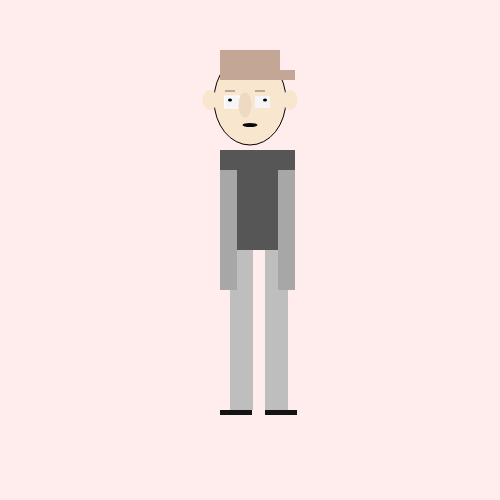
Frame 1 (no input)
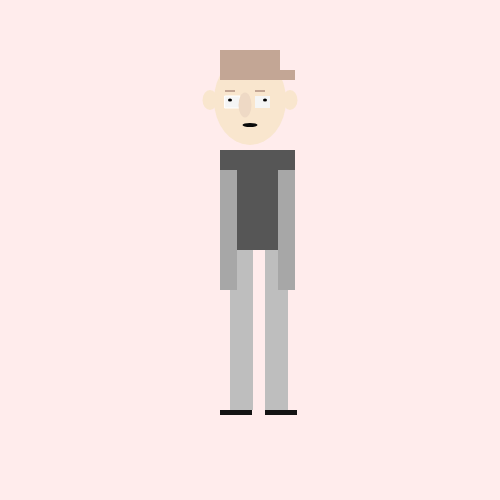
Frame 60 (no input)
Frame 120 (the mouse pressed at the canvas centre since frame 60): identical to frame 60, image omitted

The p5.js sketch that drew these frames (run headless with seeded random() and noise() and a simulated clock; from frame 60 on, the mouse is pressed at the canvas centre):

// p5.js sketch
// ── sketch.js
// Isabelle Simek, is9880@bard.edu, 2/12/17, i worked on this assignment alone.
// i feel i was successful in this assignment, while my avatar does not resemble me physically very much i think in spirit we are matched.  also i feel that a lot of hte fun in designing an avatar is where it deviates from how you look.  the translation from text to image was a tough thing to figure out, and part of why i avoided shapes that required more precision with placement. the trial and error process for me was very frustrating. 
function setup() {
    createCanvas(500, 500); 
}

function draw() {
    background(255, 236, 236);   
      //head
    fill(249, 230, 206)
   ellipse(250, 100, 72, 90);
    stroke(255);
    //glasses left
    fill(245);
    rect(225, 96, 15, 12);
    //eye left
    noStroke();
    fill(0);
    ellipse(230, 100, 4, 3);
    //nose
    fill(238, 217, 197);
    ellipse(245, 105, 13, 25);
    //glasses right
     fill(245);
    rect(255, 96, 15, 12);
    //eye right
    fill(0);
    ellipse(265, 100, 4, 3);
    //mouth
    fill(10);
    ellipse(250, 125, 15, 4);
    //eyebrow1
    fill(195, 166, 149);
    rect(225, 90, 10, 2);
    //eyebrow2
    rect(255, 90, 10, 2);
    //ear
    fill(249, 230, 206);
    ellipse(290, 100, 15, 20);
    fill(249, 230, 206);
    ellipse(210, 100, 15, 20);
    //shirt
    fill(86);
    rect(220, 150, 75, 100);
    //legs
    fill(190);
    rect(265, 250, 23, 160);
    rect(230, 250, 23, 160);
    //arms
    fill(167);
    rect(220, 170, 17, 120);
    rect(278, 170, 17, 120);
    //feet
    fill(20);
    rect(220, 410, 32, 5);
    rect(265, 410, 32, 5);
    //hat lol
    fill(195, 166, 149);
    rect(220, 50, 60, 30);
    rect(220, 70, 75, 10)
    
}
